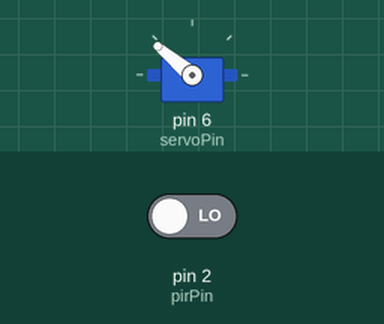
Simulated run of this sketch. Board: Arduino Uno, built with avr-gcc and run on an emulated ATmega328P. On the bench: servo. The test bench sets the inputs (shaded band); at power-on: pin 2 (pirPin) LOW.

Above: at 1.2 s.
1.3 s: pin 2 (pirPin) driven HIGH
At 1.7 s:
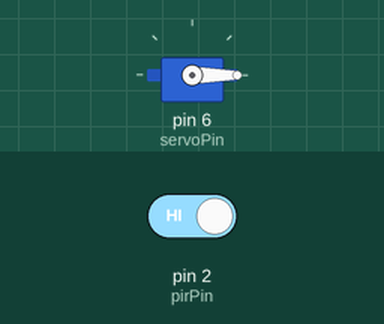
2.8 s: pin 2 (pirPin) driven LOW
At 5.2 s:
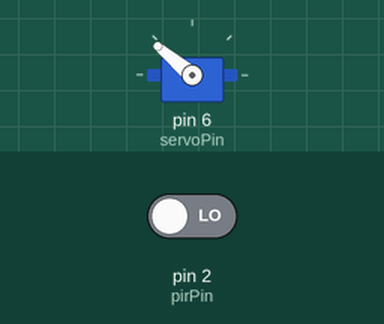
Timing chart, 0 to 6.7 s (numbered marks = the images above; inputs shaded):
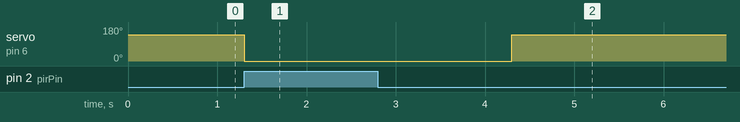

Measured:
- after the input at 1.3 s, servo on pin 6 (servoPin): 140° → 0° at once
- after the input at 2.8 s, servo on pin 6 (servoPin): goes on until 4.3 s, then stays 140°

The sketch:

otomatik_kapi.ino
```cpp
#include <Servo.h>                //Servo kütüphanemizi ekliyoruz.

int pirPin = 2;                   //Sensörü takacağımız pin
int servoPin = 6;                 //Servoyu takacağımız pin
int hareket;                      //Sensörden aldığımız veri
Servo motor;                      //Servo motor değişkeni


void setup() {
  motor.attach(servoPin);         //Servomuzu 6. pin ile ilişkilendiriyoruz.
  pinMode(pirPin, INPUT);         //Sensör pinimizi giriş olarak ayarlyoruz.

}

void loop() {
  hareket = digitalRead(pirPin);  //Sensörden okuma yapıyoruz.

  if(hareket == HIGH){            //Hareketlilik var ise içerideki komutlar uygulanır.
    motor.write(0);
    delay(3000);
    motor.write(140);
    delay(250);

  }
  else{                           //Hareketlilik yok ise içerideki komutlar uygulanır.
    motor.write(140);

  }
}
```
